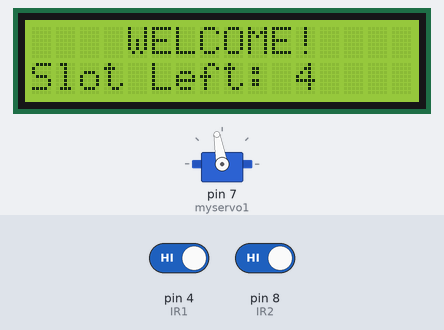
A sketch run on a simulated Arduino Uno, built with avr-gcc and run on an emulated ATmega328P. Shown: 16×2 character LCD, servo. The inputs (shaded band) are chosen by the test bench; at power-on: pin 4 (IR1) HIGH, pin 8 (IR2) HIGH.

Above: at 3.2 s.
3.3 s: pin 4 (IR1) driven LOW
At 4.3 s:
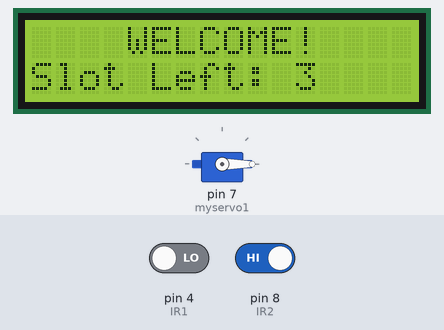
4.8 s: pin 8 (IR2) driven LOW
At 7.6 s:
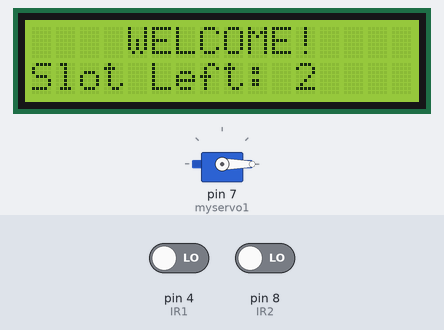
7.8 s: pin 4 (IR1) driven HIGH
At 8.6 s:
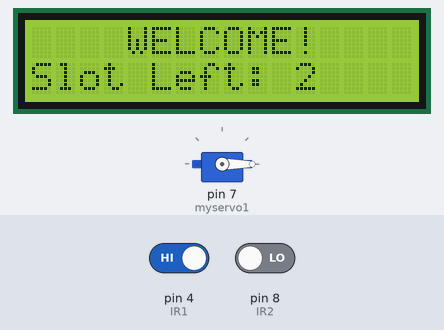
Timing chart, 0 to 10.8 s (numbered marks = the images above; inputs shaded):
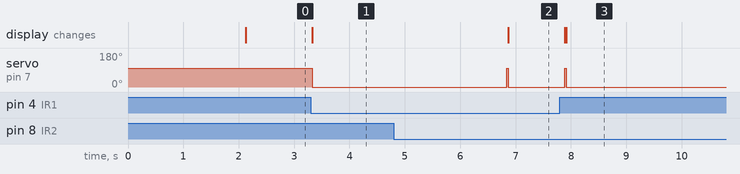

Measured:
- after the input at 3.3 s, servo on pin 7 (myservo1): 100° → 0° at once; the display: changes at once (image 1)
- after the input at 4.8 s, servo on pin 7 (myservo1): 0° → 100° after 2.0 s, → 0° 0.03 s later; the display: changes after 2.1 s (image 2)
- after the input at 7.8 s, servo on pin 7 (myservo1): goes on until 7.9 s, then stays 0°

The sketch:

Car_Parking_System.ino
```cpp
// Viral Science www.viralsciencecreativity.com www.youtube.com/c/viralscience
// Arduino Car Parking System

#include <Wire.h>
#include <LiquidCrystal_I2C.h>
LiquidCrystal_I2C lcd(0x3F,16,2);  //Change the HEX address
#include <Servo.h>

Servo myservo1;

int IR1 = 4;
int IR2 = 8;

int Slot = 4;           //Enter Total number of parking Slots

int flag1 = 0;
int flag2 = 0;

void setup() {
  lcd.init();
  lcd.backlight();
pinMode(IR1, INPUT);
pinMode(IR2, INPUT);

myservo1.attach(7);
myservo1.write(100);

lcd.setCursor (0,0);
lcd.print("     ARDUINO    ");
lcd.setCursor (0,1);
lcd.print(" PARKING SYSTEM ");
delay (2000);
lcd.clear();
}

void loop(){

if(digitalRead (IR1) == LOW && flag1==0){
if(Slot>0){flag1=1;
if(flag2==0){myservo1.write(0); Slot = Slot-1;}
}else{
lcd.setCursor (0,0);
lcd.print("    SORRY :(    ");
lcd.setCursor (0,1);
lcd.print("  Parking Full  ");
delay (3000);
lcd.clear();
}
}

if(digitalRead (IR2) == LOW && flag2==0){flag2=1;
if(flag1==0){myservo1.write(0); Slot = Slot+1;}
}

if(flag1==1 && flag2==1){
delay (1000);
myservo1.write(100);
flag1=0, flag2=0;
}

lcd.setCursor (0,0);
lcd.print("    WELCOME!    ");
lcd.setCursor (0,1);
lcd.print("Slot Left: ");
lcd.print(Slot);
}
```
